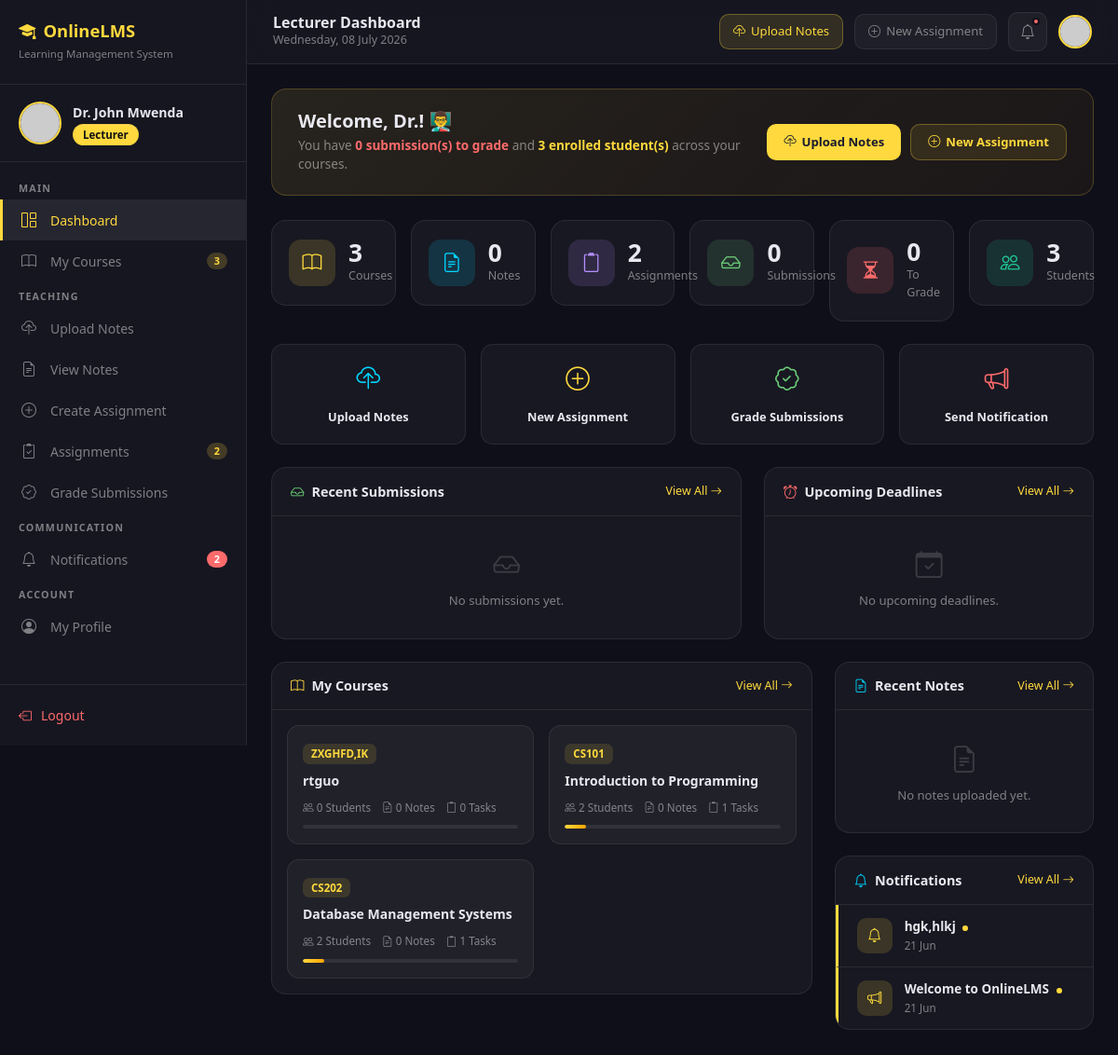
Page /lecturer/dashboard.php (signed in) on the committed database.
### tables this page shows
CREATE TABLE `courses` (
  `id` int(11) NOT NULL,
  `course_code` varchar(20) NOT NULL,
  `course_name` varchar(150) NOT NULL,
  `description` text DEFAULT NULL,
  `lecturer_id` int(11) NOT NULL,
  `status` enum('active','inactive') DEFAULT 'active',
  `created_at` timestamp NOT NULL DEFAULT current_timestamp(),
  `updated_at` timestamp NOT NULL DEFAULT current_timestamp() ON UPDATE current_timestamp()
);

CREATE TABLE `notifications` (
  `id` int(11) NOT NULL,
  `title` varchar(200) NOT NULL,
  `message` text NOT NULL,
  `type` enum('note','assignment','grade','general','announcement') DEFAULT 'general',
  `sent_by` int(11) NOT NULL,
  `target_role` enum('all','student','lecturer','admin') DEFAULT 'all',
  `course_id` int(11) DEFAULT NULL,
  `created_at` timestamp NOT NULL DEFAULT current_timestamp()
);

### lecturer/dashboard.php (the view, shortened to what the rows shown need)
<?php
require_once '../includes/db_connection.php';
$lecturer_id   = $_SESSION['user_id'];
$my_courses = mysqli_query($conn,
    "SELECT c.*,
            (SELECT COUNT(*) FROM course_enrollments WHERE course_id = c.id AND status = 'enrolled') AS students,
            (SELECT COUNT(*) FROM notes WHERE course_id = c.id AND status = 'active') AS notes_count,
            (SELECT COUNT(*) FROM assignments WHERE course_id = c.id AND status = 'active') AS assign_count
     FROM courses c
     WHERE c.lecturer_id = '$lecturer_id'
     AND c.status = 'active'
     ORDER BY c.created_at DESC
     LIMIT 6"
);
$recent_notifications = mysqli_query($conn,
    "SELECT n.*, u.name AS sender_name,
            nr.id AS is_read
     FROM notifications n
     INNER JOIN users u ON n.sent_by = u.id
     LEFT JOIN notification_reads nr ON n.id = nr.notification_id
         AND nr.user_id = '$lecturer_id'
     WHERE (n.target_role = 'lecturer' OR n.target_role = 'all')
     ORDER BY n.created_at DESC
     LIMIT 5"
);
?>
<!DOCTYPE html>
<html lang="en">
<head>
    <link rel="stylesheet" href="https://cdn.jsdelivr.net/npm/bootstrap@5.3.0/dist/css/bootstrap.min.css">
    <link rel="stylesheet" href="https://cdn.jsdelivr.net/npm/bootstrap-icons@1.10.5/font/bootstrap-icons.css">
</head>
<body>
<div class="main-content">
    <div class="page-body">
        <div class="row g-4 mb-4">
            <div class="col-lg-8">
                <div class="section-card">
                    <div class="p-3">
                        <?php if (mysqli_num_rows($my_courses) > 0): ?>
                            <div class="row g-3">
                                <?php while ($course = mysqli_fetch_assoc($my_courses)): ?>
                                    <div class="col-md-6">
                                        <div class="course-card">
                                            <div class="course-code-tag">
                                                <?= htmlspecialchars($course['course_code']) ?>
                                            </div>
                                            <div class="course-title">
                                                <?= htmlspecialchars($course['course_name']) ?>
                                            </div>
                                            <div class="course-stats">
                                                <span><i class="bi bi-people"></i><?= $course['students'] ?> Students</span>
                                                <span><i class="bi bi-file-earmark-text"></i><?= $course['notes_count'] ?> Notes</span>
                                                <span><i class="bi bi-clipboard2"></i><?= $course['assign_count'] ?> Tasks</span>
                                            </div>
                                            <div class="progress-thin">
                                                <div class="progress-fill-yellow"
                                                     style="width:<?= min(($course['students'] * 5), 100) ?>%">
                                                </div>
                                            </div>
                                        </div>
                                    </div>
                                <?php endwhile; ?>
                            </div>
                        <?php endif; ?>
                    </div>
                </div>
            </div>
            <div class="col-lg-4">
                <div class="section-card">
                    <?php if (mysqli_num_rows($recent_notifications) > 0): ?>
                        <?php while ($notif = mysqli_fetch_assoc($recent_notifications)): ?>
                            <div class="list-item"
                                 style="<?= !$notif['is_read'] ? 'border-left:3px solid var(--accent)' : '' ?>">
                                <div class="item-icon ii-yellow">
                                    <?php
                                        $icons = [
                                            'note'         => 'bi-file-earmark-text',
                                            'assignment'   => 'bi-clipboard2',
                                            'grade'        => 'bi-star',
                                            'announcement' => 'bi-megaphone',
                                            'general'      => 'bi-bell'
                                        ];
                                        $icon = $icons[$notif['type']] ?? 'bi-bell';
                                    ?>
                                    <i class="bi <?= $icon ?>"></i>
                                </div>
                                <div style="flex:1; min-width:0;">
                                    <div class="item-title text-truncate">
                                        <?= htmlspecialchars($notif['title']) ?>
                                        <?php if (!$notif['is_read']): ?>
                                            <span style="width:6px;height:6px;background:var(--accent);
                                                         border-radius:50%;display:inline-block;margin-left:4px;">
                                            </span>
                                        <?php endif; ?>
                                    </div>
                                    <div class="item-sub">
                                        <?= date('d M', strtotime($notif['created_at'])) ?>
                                    </div>
                                </div>
                            </div>
                        <?php endwhile; ?>
                    <?php endif; ?>
                </div>
            </div>
        </div>
    </div>
</div>
</body>
</html>

### rows in the picture
courses: course_code "ZXGHFD,IK", course_name "rtguo", students "0", notes_count "0", assign_count "0"
courses: course_code "CS101", course_name "Introduction to Programming", students "2", notes_count "0", assign_count "1", min(($course['students'] * 5), 100) 10 (drawn)
courses: course_code "CS202", course_name "Database Management Systems", students "2", notes_count "0", assign_count "1", min(($course['students'] * 5), 100) 10 (drawn)
notifications: title "hgk,hlkj", created_at "21 Jun"
notifications: title "Welcome to OnlineLMS", created_at "21 Jun"

### other values in the picture
$lecturer_name "Dr. John Mwenda"
$courses_count "3"
$assignments_count "2"
$notifications_count "2"
explode(' ', $lecturer_name)[0] "Dr."
$pending_grading "0"
$students_count "3"
$notes_count "0"
$submissions_count "0"
